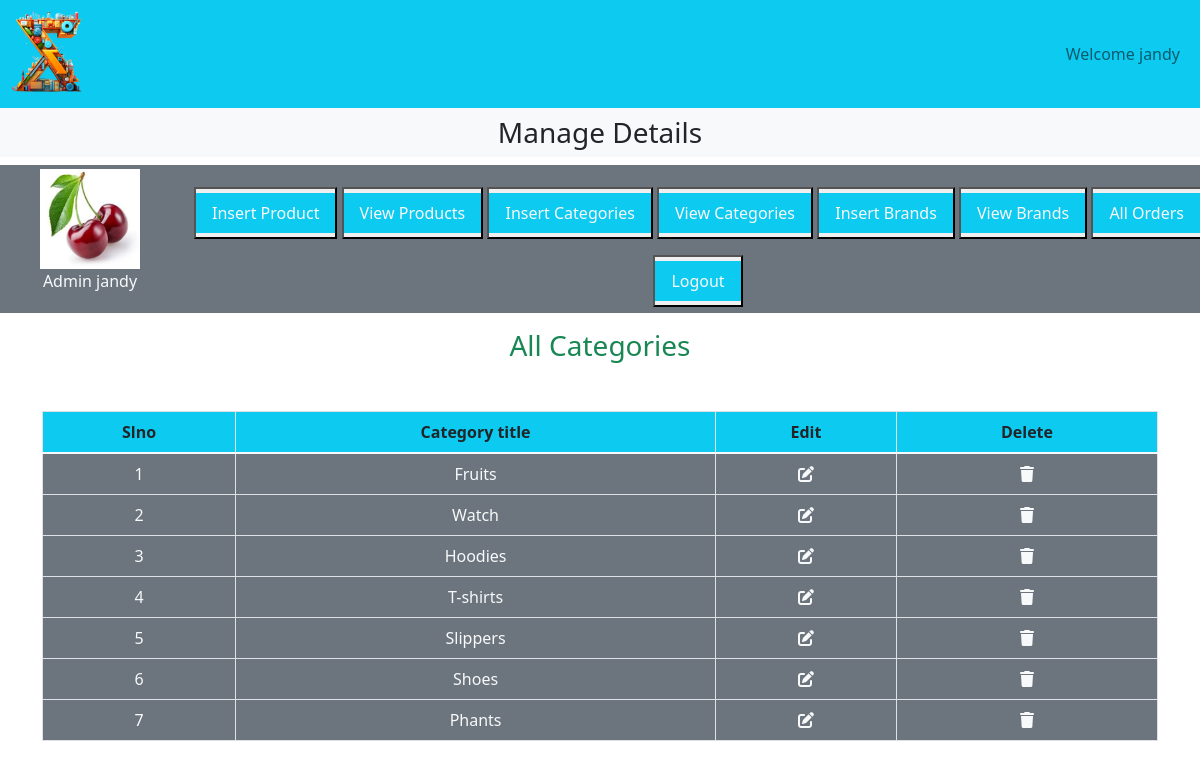
The app's page /admin_area/index.php?view_categories (signed in) with its own data.
### tables this page shows
CREATE TABLE `categories` (
  `category_id` int(11) NOT NULL,
  `category_title` varchar(100) NOT NULL
);

### admin_area/view_categories.php (the view, shortened to what this page needs)
<h3 class="text-center text-success">All Categories</h3>
<table class="table table-bordered mt-5">
    <thead class="bg-info">
        <tr class="text-center">
            <th>Slno</th>
            <th>Category title</th>
            <th>Edit</th>
            <th>Delete</th>
        </tr>
    </thead>
    <tbody class="bg-secondary text-light">
        <?php
        $select_cat = "SELECT * FROM `categories`";
        $result = mysqli_query($con, $select_cat);
        $number = 0;
        while ($row = mysqli_fetch_assoc($result)) {
            $category_id = $row['category_id'];
            $category_title = $row['category_title'];
            $number++;
            ?>
            <tr class="text-center">
                <td><?php echo $number; ?></td>
                <td><?php echo $category_title; ?></td>
                <td><a href='index.php?edit_category=<?php echo $category_id ?>' class='text-light'><i class='fa-solid fa-pen-to-square'></i></a></td>
                <td><a href='index.php?delete_category=<?php echo $category_id ?>' class='text-light' data-toggle="modal" data-target="#exampleModal_<?php echo $category_id ?>"><i class='fa-solid fa-trash'></i></a></td>
            </tr>
            <?php
        }
        ?>
    </tbody>
</table>

### style.css (style rules this page uses)
* { margin:0; padding:0; box-sizing: border-box; }

### admin_area/index.php (style rules this page uses)
body { overflow-x: hidden; }

### records on screen
categories: category_title "Fruits"
categories: category_title "Watch"
categories: category_title "Hoodies"
categories: category_title "T-shirts"
categories: category_title "Slippers"
categories: category_title "Shoes"
categories: category_title "Phants"

### other values on screen
$admin_username "jandy"
